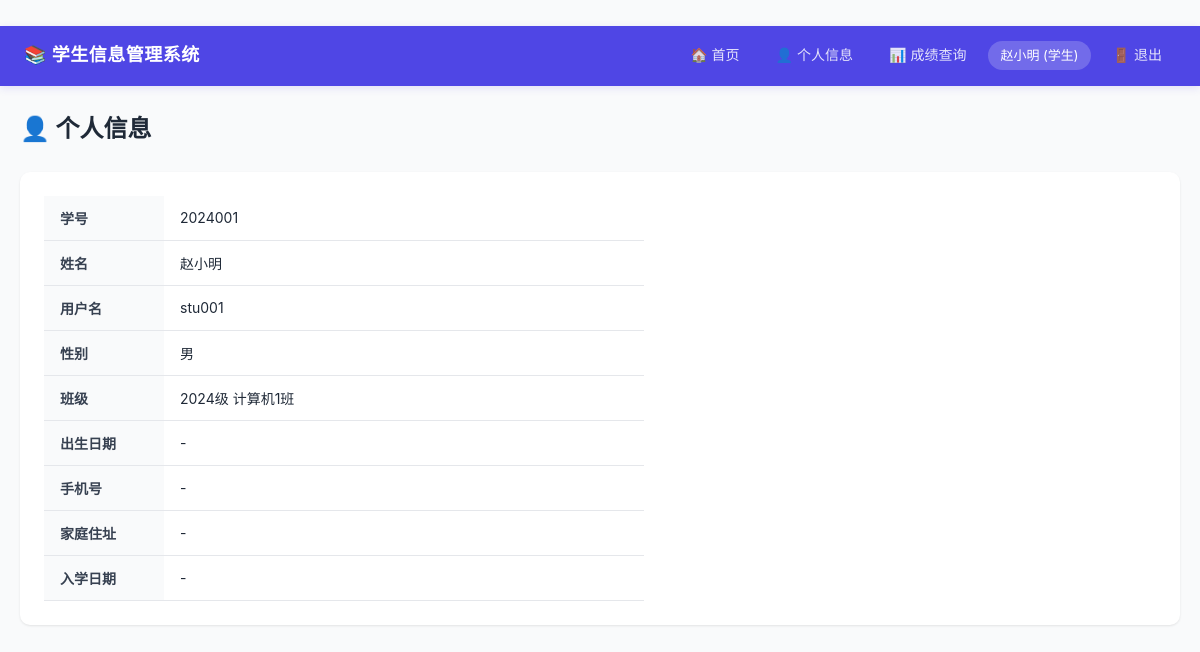
/student/info/ (signed in), run on the app's committed database.
### core/models.py (models this page shows, shortened)
class User(AbstractUser):
    ROLE_CHOICES = (
        ("student", "学生"),
        ("teacher", "教师"),
    )
    role = models.CharField(max_length=10, choices=ROLE_CHOICES, verbose_name="角色")
    phone = models.CharField(max_length=20, blank=True, verbose_name="手机号")
    class Meta:
        verbose_name = "用户"
        verbose_name_plural = "用户"

class Student(models.Model):
    user = models.OneToOneField(User, on_delete=models.CASCADE, verbose_name="用户")
    student_no = models.CharField(max_length=20, unique=True, verbose_name="学号")
    class_obj = models.ForeignKey(
        Class, on_delete=models.SET_NULL, null=True, blank=True,
        related_name="students", verbose_name="所属班级"
    )
    gender = models.CharField(
        max_length=4,
        choices=(("男", "男"), ("女", "女")),
        default="男",
        verbose_name="性别",
    )
    birth_date = models.DateField(null=True, blank=True, verbose_name="出生日期")
    address = models.CharField(max_length=200, blank=True, verbose_name="家庭住址")
    enrollment_date = models.DateField(null=True, blank=True, verbose_name="入学日期")
    class Meta:
        verbose_name = "学生"
        verbose_name_plural = "学生"
        ordering = ["student_no"]

class Class(models.Model):
    name = models.CharField(max_length=50, unique=True, verbose_name="班级名称")
    grade = models.CharField(max_length=20, verbose_name="年级")
    created_at = models.DateTimeField(auto_now_add=True, verbose_name="创建时间")
    class Meta:
        verbose_name = "班级"
        verbose_name_plural = "班级"
        ordering = ["grade", "name"]

### core/views.py (the view)
# urls.py: path("student/info/", views.student_info, name="student_info"),
@login_required
@student_required
def student_info(request):
    student = get_object_or_404(Student, user=request.user)
    return render(request, "core/student_info.html", {"student": student})

### core/templates/core/student_info.html (shortened to what this page needs)
﻿{% extends "core/base.html" %}
{% block content %}
<div class="page-header">
    <h1>👤 个人信息</h1>
</div>
<div class="card">
    <table style="max-width:600px;">
        <tr><th style="width:120px;">学号</th><td>{{ student.student_no }}</td></tr>
        <tr><th>姓名</th><td>{{ student.user.first_name|default:"-" }}</td></tr>
        <tr><th>用户名</th><td>{{ student.user.username }}</td></tr>
        <tr><th>性别</th><td>{{ student.gender }}</td></tr>
        <tr><th>班级</th><td>{{ student.class_obj.grade }} {{ student.class_obj.name|default:"未分配" }}</td></tr>
        <tr><th>出生日期</th><td>{{ student.birth_date|default:"-" }}</td></tr>
        <tr><th>手机号</th><td>{{ student.user.phone|default:"-" }}</td></tr>
        <tr><th>家庭住址</th><td>{{ student.address|default:"-" }}</td></tr>
        <tr><th>入学日期</th><td>{{ student.enrollment_date|default:"-" }}</td></tr>
    </table>
</div>
{% endblock %}

### core/templates/core/base.html (shortened to what this page needs)
﻿<!DOCTYPE html>
<html lang="zh-CN">
<head>
    {% load static %}
    <link rel="stylesheet" href="{% static 'css/style.css' %}">
</head>
<body>
    {% if user.is_authenticated %}
    <nav class="navbar">
        <a href="/" class="brand" style="color:#fff;text-decoration:none;">📚 学生信息管理系统</a>
        <div class="nav-links">
            {% if user.role == "student" %}
                <a href="{% url 'student_dashboard' %}">🏠 首页</a>
                <a href="{% url 'student_info' %}">👤 个人信息</a>
                <a href="{% url 'student_grades' %}">📊 成绩查询</a>
            {% elif user.role == "teacher" %}
                <a href="{% url 'teacher_dashboard' %}">🏠 首页</a>
                <a href="{% url 'student_list' %}">👥 学生管理</a>
                <a href="{% url 'grade_list' %}">📝 成绩管理</a>
                <a href="{% url 'statistics' %}">📈 统计分析</a>
            {% endif %}
            <span class="user-badge">{{ user.first_name|default:user.username }} ({{ user.get_role_display }})</span>
            <a href="{% url 'logout' %}">🚪 退出</a>
        </div>
    </nav>
    {% endif %}
    <div class="container">
        {% block content %}{% endblock %}
    </div>
</body>
</html>

### static/css/style.css (style rules this page uses)
* { margin: 0; padding: 0; box-sizing: border-box; }
body { font-family: -apple-system, BlinkMacSystemFont, "Segoe UI", Roboto, "Noto Sans SC", sans-serif; background: var(--gray-50); color: var(--gray-800); line-height: 1.6; min-height: 100vh; }
.navbar { background: var(--primary); color: #fff; padding: 0 24px; height: 60px; display: flex; align-items: center; justify-content: space-between; box-shadow: 0 2px 8px rgba(79,70,229,0.15); }
.navbar .brand { font-size: 18px; font-weight: 700; letter-spacing: 0.5px; }
.navbar .nav-links { display: flex; gap: 8px; align-items: center; }
.navbar .nav-links a { color: rgba(255,255,255,0.85); text-decoration: none; padding: 6px 14px; border-radius: 6px; font-size: 14px; transition: all 0.2s; }
.navbar .nav-links .user-badge { background: rgba(255,255,255,0.2); padding: 4px 12px; border-radius: 20px; font-size: 13px; }
.container { max-width: 1200px; margin: 0 auto; padding: 24px 20px; }
.page-header { margin-bottom: 24px; }
.page-header h1 { font-size: 24px; font-weight: 700; color: var(--gray-800); }
.card { background: #fff; border-radius: var(--radius); box-shadow: 0 1px 3px rgba(0,0,0,0.06), 0 1px 2px rgba(0,0,0,0.04); padding: 24px; margin-bottom: 20px; }
table { width: 100%; border-collapse: collapse; font-size: 14px; }
table th, table td { padding: 12px 16px; text-align: left; border-bottom: 1px solid var(--gray-200); }
table th { background: var(--gray-50); font-weight: 600; color: var(--gray-700); white-space: nowrap; }

### data on the page
User: first_name "赵小明", role "学生"
Student: student_no "2024001", user.first_name "赵小明", user.username "stu001", gender "男", class_obj.grade "2024级", class_obj.name "计算机1班", birth_date "-", user.phone "-", address "-", enrollment_date "-"
